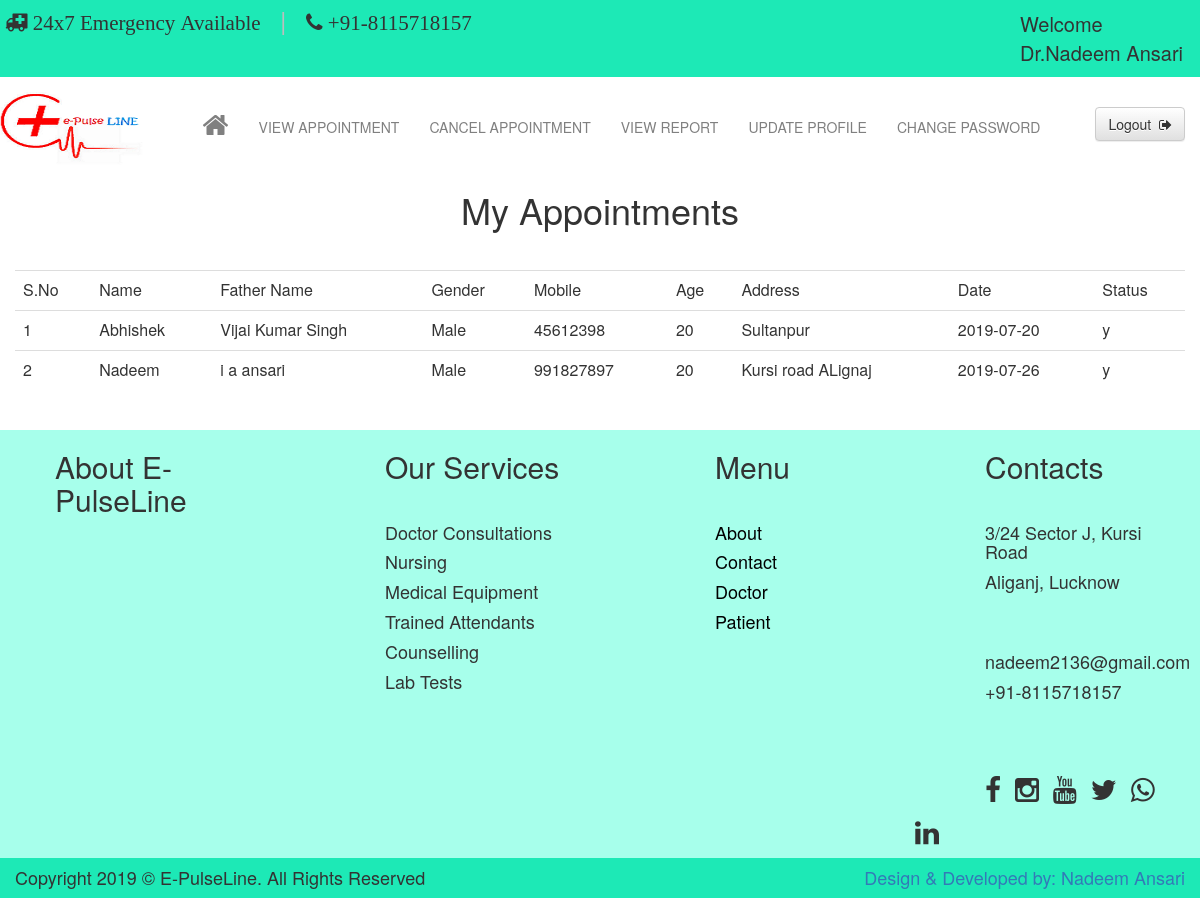
Screenshot of /dviewappoint.php (signed in) with the database file from the repository.
### tables this page shows
CREATE TABLE IF NOT EXISTS `tbl_doctor` (
  `docid` int(11) NOT NULL AUTO_INCREMENT,
  `name` varchar(60) NOT NULL,
  `gender` varchar(6) NOT NULL,
  `email` varchar(30) NOT NULL,
  `password` varchar(30) NOT NULL,
  `address` varchar(30) NOT NULL,
  `mobile` varchar(13) NOT NULL,
  `fees` int(11) NOT NULL,
  `speciality` varchar(20) NOT NULL,
  `timing` varchar(15) NOT NULL,
  `pic` varchar(100) NOT NULL,
  `date` varchar(10) NOT NULL,
  `status` varchar(6) NOT NULL DEFAULT 'n',
  PRIMARY KEY (`docid`)
);

CREATE TABLE IF NOT EXISTS `tbl_appointment` (
  `appid` int(11) NOT NULL AUTO_INCREMENT,
  `patid` int(11) NOT NULL,
  `docid` int(11) NOT NULL,
  `date` varchar(10) NOT NULL,
  `status` varchar(15) NOT NULL,
  PRIMARY KEY (`appid`)
);

CREATE TABLE IF NOT EXISTS `tbl_patient` (
  `patid` int(11) NOT NULL AUTO_INCREMENT,
  `name` varchar(60) NOT NULL,
  `fname` varchar(60) NOT NULL,
  `gender` varchar(6) NOT NULL,
  `email` varchar(30) NOT NULL,
  `password` varchar(20) NOT NULL,
  `mobile` varchar(13) NOT NULL,
  `age` int(3) NOT NULL,
  `address` varchar(30) NOT NULL,
  `date` varchar(10) NOT NULL,
  `status` varchar(6) NOT NULL DEFAULT 'n',
  PRIMARY KEY (`patid`)
);

### dviewappoint.php (the view, shortened to what this page needs)
<?php
$email=$_SESSION['doctor'];
$query="select docid,name from tbl_doctor where email='$email'";
$res=mysql_query($query);
?>
<html>
<head>
<link href="css/bootstrap.min.css" rel="stylesheet" type="text/css"/>
<link href="css/bootstrap-theme.min.css" rel="stylesheet" type="text/css"/>
<link href="css/font-awesome.min.css" rel="stylesheet" type="text/css"/>
</head>
<body>
<div class="container-fluid" style="auto">
<div class="row navbar-fixed-top" style="min-height:150px;margin-right:0px;background-color:white;">
<div class="row" style="min-height:50px;background-color:#1de9b6">
<div class="col-sm-8" style="min-height:50px;">
<i class="fa fa-ambulance fa-2x" style="margin-left:20px;margin-top:12px;font-size:21px;">
24x7 Emergency Available</i>
<span style="font-size:25px;color:#bdbdbd">|</span>
<i class="fa fa-phone fa-2x" style="margin-top:5px;font-size:21px;">
+91-8115718157</i>
</div>
<div class="col-sm-4" style="min-height:50px;">
<?php
if($row=mysql_fetch_array($res,MYSQL_BOTH))
{
	$docid=$row['docid'];
?>
<p style="font-size:20px;margin-top:10px;margin-left:205px;"><?php echo "Welcome ".$row['name'];?></p>
<?php
}
?>
</div>
</div>
<div class="row" style="min-height:100px;">
<nav style="margin-bottom:0px;">
  <div class="container-fluid">
   <div class="navbar-header">
        <img src="images/logo1.png" height="100px" width="160px;"/>
    </div>
    <div class="collapse navbar-collapse" id="bs-example-navbar-collapse-1">
	<ul class="navbar-right" style="margin-right:5px;margin-top:5px;">
        <a href="logout.php"><button type="button" class="btn btn-default" style="margin-right:10px;margin-top:25px;">Logout &nbsp;<i class="fa fa-sign-out"></i></button></a>
      </ul>
      <ul class="nav navbar-nav navbar-right">
       <li class="active"><a href="dprofile.php" style="color:grey;margin-top:20px;"><i class="fa fa-home fa-2x"></i><span class="sr-only">(current)</span></a></li>
        <li><a href="dviewappoint.php" style="color:grey;margin-top:25px;">VIEW APPOINTMENT</a></li>
        <li><a href="dcancel.php" style="color:grey;margin-top:25px;">CANCEL APPOINTMENT</a></li>
		<li><a href="dreport.php" style="color:grey;margin-top:25px;">VIEW REPORT</a></li>
        <li><a href="dupdate.php" style="color:grey;margin-top:25px;">UPDATE PROFILE</a></li>
        <li><a href="dchange.php" style="color:grey;margin-top:25px;">CHANGE PASSWORD</a></li>
      </ul>
    </div>
  </div>
</nav>
</div>
</div>
<div class="row" style="min-height:auto;margin-top:170px;">
<div class="col-sm-12" style="min-height:100;">
<h1 align="center">My Appointments</h1>
</div>
<div class="col-sm-12" style="min-height:auto;">
<table class="table table-hover">
<tr>
	<td>S.No</td>
	<td>Name</td>
	<td>Father Name</td>
	<td>Gender</td>
	<td>Mobile</td>
	<td>Age</td>
	<td>Address</td>
	<td>Date</td>
	<td>Status</td>
</tr>
<?php
$query1="select * from tbl_appointment where docid='$docid'";
$res1=mysql_query($query1);
$a=1;
while($row1=mysql_fetch_array($res1,MYSQL_BOTH))
{
	$patid=$row1['patid'];
	$query2="select * from tbl_patient where patid='$patid'";
	$res2=mysql_query($query2);
	if($row2=mysql_fetch_array($res2,MYSQL_BOTH))
	{
?>
<tr>
		<td><?php echo $a;?></td>
		<td><?php echo $row2['name'];?></td>
		<td><?php echo $row2['fname'];?></td>
		<td><?php echo $row2['gender'];?></td>
		<td><?php echo $row2['mobile'];?></td>
		<td><?php echo $row2['age'];?></td>
		<td><?php echo $row2['address'];?></td>
<?php
	}
?>
	<td><?php echo $row1['date'];?></td>
	<td><?php echo $row1['status'];?></td>
</tr>
<?php
	$a++;
}
?>
</table>
</div>
</div>
<div class="row" style="min-height:400px;background-color:#a7ffeb;margin-top:20px;">
<div class="col-sm-3" style="min-height:400px;">
<h2 style="margin-left:40px;">About E-PulseLine</h2>
<br/>
</div>
<div class="col-sm-3" style="min-height:400px;">
<h2 style="margin-left:70px;">Our Services</h2>
<br/>
<h4 style="margin-left:70px;">Doctor Consultations</h4>
<h4 style="margin-left:70px;">Nursing</h4>
<h4 style="margin-left:70px;">Medical Equipment</h4>
<h4 style="margin-left:70px;">Trained Attendants</h4>
<h4 style="margin-left:70px;">Counselling</h4>
<h4 style="margin-left:70px;">Lab Tests</h4>
</div>
<div class="col-sm-3" style="min-height:400px;">
<h2 style="margin-left:100px;">Menu</h2>
<br/>
<ul style="list-style-type:none;">
<li><a href="about.php"><h4 style="margin-left:60px;color:black;">About</h4></a></li>
<li><a href="contact.php"><h4 style="margin-left:60px;color:black;">Contact</h4></a></li>
<li><a href="doctor.php"><h4 style="margin-left:60px;color:black;">Doctor</h4></a></li>
<li><a href="patient.php"><h4 style="margin-left:60px;color:black;">Patient</h4></a></li>
</ul>
</div>
<div class="col-sm-3" style="min-height:400px;">
<h2 style="margin-left:70px;">Contacts</h2>
<br/>
<h4 style="margin-left:70px;">3/24 Sector J, Kursi Road</h4>
<h4 style="margin-left:70px;">Aliganj, Lucknow</h4>
<br/>
<br/>
<h4 style="margin-left:70px;">nadeem2136@gmail.com</h4>
<h4 style="margin-left:70px;">+91-8115718157</h4>
<br/>
<br/>
<br/>
<p class="fa fa-facebook fa-2x" style="margin-top:5px;margin-left:70px;margin-right:10px;"></p>
<p class="fa fa-instagram fa-2x" style="margin-top:5px;margin-right:10px;"></p>
<p class="fa fa-youtube fa-2x" style="margin-top:5px;margin-right:10px;"></p>
<p class="fa fa-twitter fa-2x" style="margin-top:5px;margin-right:10px;"></p>
<p class="fa fa-whatsapp fa-2x" style="margin-top:5px;margin-right:10px;"></p>
<p class="fa fa-linkedin fa-2x" style="margin-top:5px;"></p>
</div>
</div>
<div class="row" style="min-height:40px;background-color:#1de9b6">
<div class="col-sm-6">
<h4>Copyright 2019 &copy; E-PulseLine. All Rights Reserved</h4>
</div>
<div class="col-sm-6">
<p class="h4 navbar-right" style="margin-right:0px;"><a href="team.php">Design & Developed by: Nadeem Ansari</a></p>
</div>
</div>
</div>
</body>
</html>

### rows the page displays
tbl_doctor: name "Dr.Nadeem Ansari"
tbl_appointment: patid.name "Abhishek", patid.fname "Vijai Kumar Singh", patid.gender "Male", patid.mobile "45612398", patid.age "20", patid.address "Sultanpur", date "2019-07-20", status "y"
tbl_appointment: patid.name "Nadeem", patid.fname "i a ansari", patid.gender "Male", patid.mobile "991827897", patid.age "20", patid.address "Kursi road ALignaj", date "2019-07-26", status "y"
